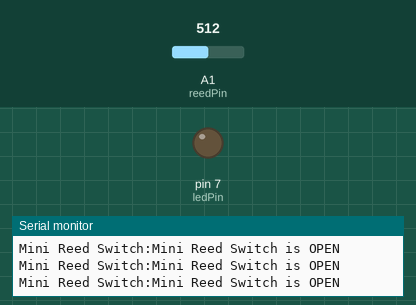
Recording of a sketch running on a simulated Arduino Uno, built with avr-gcc and run on an emulated ATmega328P. Parts: output pins drawn as LEDs (lit = HIGH), the last lines printed to the serial monitor. The inputs (shaded band) are chosen by the test bench; at power-on: A1 (reedPin) = 512.

Above: at 1.3 s.
1.4 s: A1 (reedPin) set to 0
At 2.7 s:
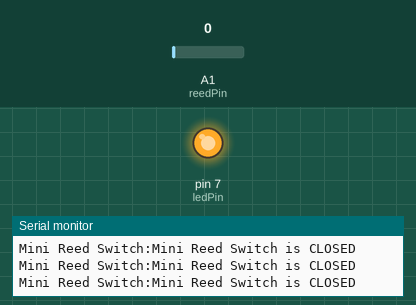
3.0 s: A1 (reedPin) set to 122
At 4.0 s:
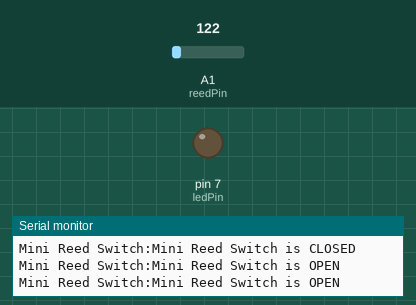
Timing chart, 0 to 6.0 s (numbered marks = the images above; inputs shaded):
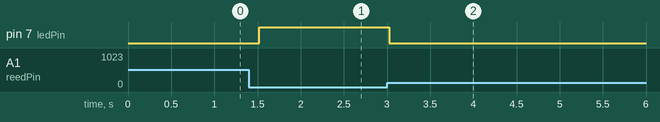

Measured:
- after the input at 1.4 s, pin 7 (ledPin): LOW → HIGH after 0.12 s
- after the input at 3.0 s, pin 7 (ledPin): HIGH → LOW at once

The sketch:

Mini_Reed_Switch.ino
```cpp
/*** Atya Technologies Pvt.Ltd. - Mini Reed Switch ***/

//Variable Declaration
int reedPin = A1;
int ledPin = 7;  //Built-in led connected to D7 pin

// the setup routine runs once when you press reset:
void setup() {
  pinMode(reedPin, INPUT);
  pinMode(ledPin, OUTPUT);
  // initialize serial communication at 9600 bits per second:
  Serial.begin(9600);
  Serial.println("Welcome to Atya Technologies Pvt. Ltd.");
}

void loop() {
  Serial.print("Mini Reed Switch:");
  // read the state of the REED Switch input pin
  int analogValue = analogRead(reedPin);  // Read the state of the reed switch
  if (analogValue == 0) {
    digitalWrite(ledPin, HIGH);  // Turn off LED
    Serial.println("Mini Reed Switch is CLOSED");
  } else {
    digitalWrite(ledPin, LOW);  // Turn on LED
    Serial.println("Mini Reed Switch is OPEN");
  }
  Serial.println();
  delay(500);  // Delay for half a second
}
```
